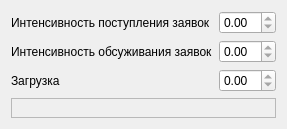
      <widget class="QWidget" name="tab">
       <attribute name="title">
        <string>СМО</string>
       </attribute>
       <layout class="QVBoxLayout" name="verticalLayout_5">
        <item>
         <layout class="QFormLayout" name="formLayout">
          <item row="0" column="0">
           <widget class="QLabel" name="label_13">
            <property name="text">
             <string>Интенсивность поступления заявок</string>
            </property>
           </widget>
          </item>
          <item row="0" column="1">
           <widget class="QDoubleSpinBox" name="doubleSpinBox_6">
            <property name="readOnly">
             <bool>true</bool>
            </property>
           </widget>
          </item>
          <item row="1" column="0">
           <widget class="QLabel" name="label_14">
            <property name="text">
             <string>Интенсивность обсуживания заявок</string>
            </property>
           </widget>
          </item>
          <item row="1" column="1">
           <widget class="QDoubleSpinBox" name="doubleSpinBox_9">
            <property name="readOnly">
             <bool>true</bool>
            </property>
           </widget>
          </item>
          <item row="2" column="0">
           <widget class="QLabel" name="label_12">
            <property name="text">
             <string>Загрузка</string>
            </property>
           </widget>
          </item>
          <item row="2" column="1">
           <widget class="QDoubleSpinBox" name="doubleSpinBox_5">
            <property name="readOnly">
             <bool>true</bool>
            </property>
           </widget>
          </item>
         </layout>
        </item>
        <item>
         <widget class="QFrame" name="frame">
          <property name="sizePolicy">
           <sizepolicy hsizetype="Preferred" vsizetype="Preferred">
            <horstretch>0</horstretch>
            <verstretch>1</verstretch>
           </sizepolicy>
          </property>
          <property name="frameShape">
           <enum>QFrame::StyledPanel</enum>
          </property>
          <property name="frameShadow">
           <enum>QFrame::Raised</enum>
          </property>
          <layout class="QVBoxLayout" name="verticalLayout_6">
           <item>
            <layout class="QVBoxLayout" name="verticalLayout_7"/>
           </item>
          </layout>
         </widget>
        </item>
       </layout>
      </widget>
